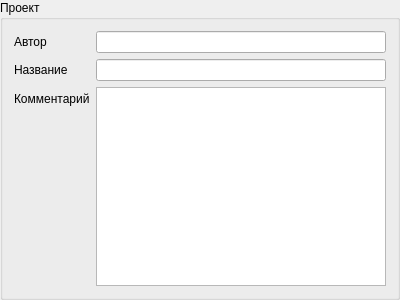
<?xml version="1.0" encoding="UTF-8"?>
<ui version="4.0">
 <class>ProjectPage</class>
 <widget class="QGroupBox" name="ProjectPage">
  <property name="geometry">
   <rect>
    <x>0</x>
    <y>0</y>
    <width>400</width>
    <height>300</height>
   </rect>
  </property>
  <property name="windowTitle">
   <string>GroupBox</string>
  </property>
  <property name="title">
   <string>Проект</string>
  </property>
  <layout class="QFormLayout" name="formLayout">
   <property name="fieldGrowthPolicy">
    <enum>QFormLayout::AllNonFixedFieldsGrow</enum>
   </property>
   <item row="0" column="0">
    <widget class="QLabel" name="l_autorProject">
     <property name="text">
      <string>Автор</string>
     </property>
     <property name="buddy">
      <cstring>le_autorProject</cstring>
     </property>
    </widget>
   </item>
   <item row="0" column="1">
    <widget class="QLineEdit" name="le_autorProject"/>
   </item>
   <item row="1" column="0">
    <widget class="QLabel" name="l_nameProject">
     <property name="text">
      <string>Название</string>
     </property>
     <property name="buddy">
      <cstring>le_nameProject</cstring>
     </property>
    </widget>
   </item>
   <item row="1" column="1">
    <widget class="QLineEdit" name="le_nameProject"/>
   </item>
   <item row="2" column="0">
    <widget class="QLabel" name="l_commentProject">
     <property name="sizePolicy">
      <sizepolicy hsizetype="Preferred" vsizetype="Preferred">
       <horstretch>0</horstretch>
       <verstretch>0</verstretch>
      </sizepolicy>
     </property>
     <property name="layoutDirection">
      <enum>Qt::LeftToRight</enum>
     </property>
     <property name="text">
      <string>Комментарий</string>
     </property>
     <property name="alignment">
      <set>Qt::AlignLeading|Qt::AlignLeft|Qt::AlignVCenter</set>
     </property>
     <property name="buddy">
      <cstring>te_commentProject</cstring>
     </property>
    </widget>
   </item>
   <item row="2" column="1">
    <widget class="QPlainTextEdit" name="te_commentProject"/>
   </item>
  </layout>
 </widget>
 <resources/>
 <connections/>
</ui>
